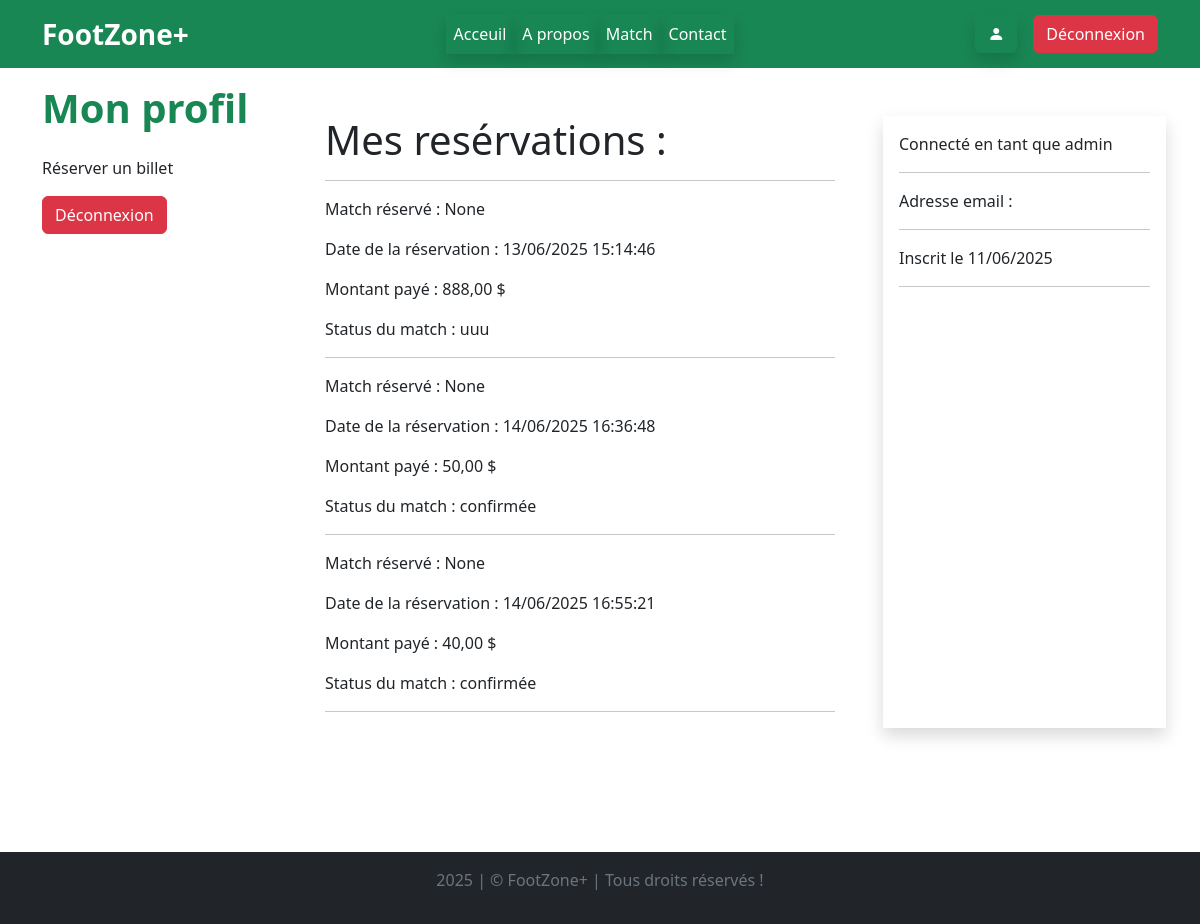
Page /profil/ (signed in) on the earlier database version.
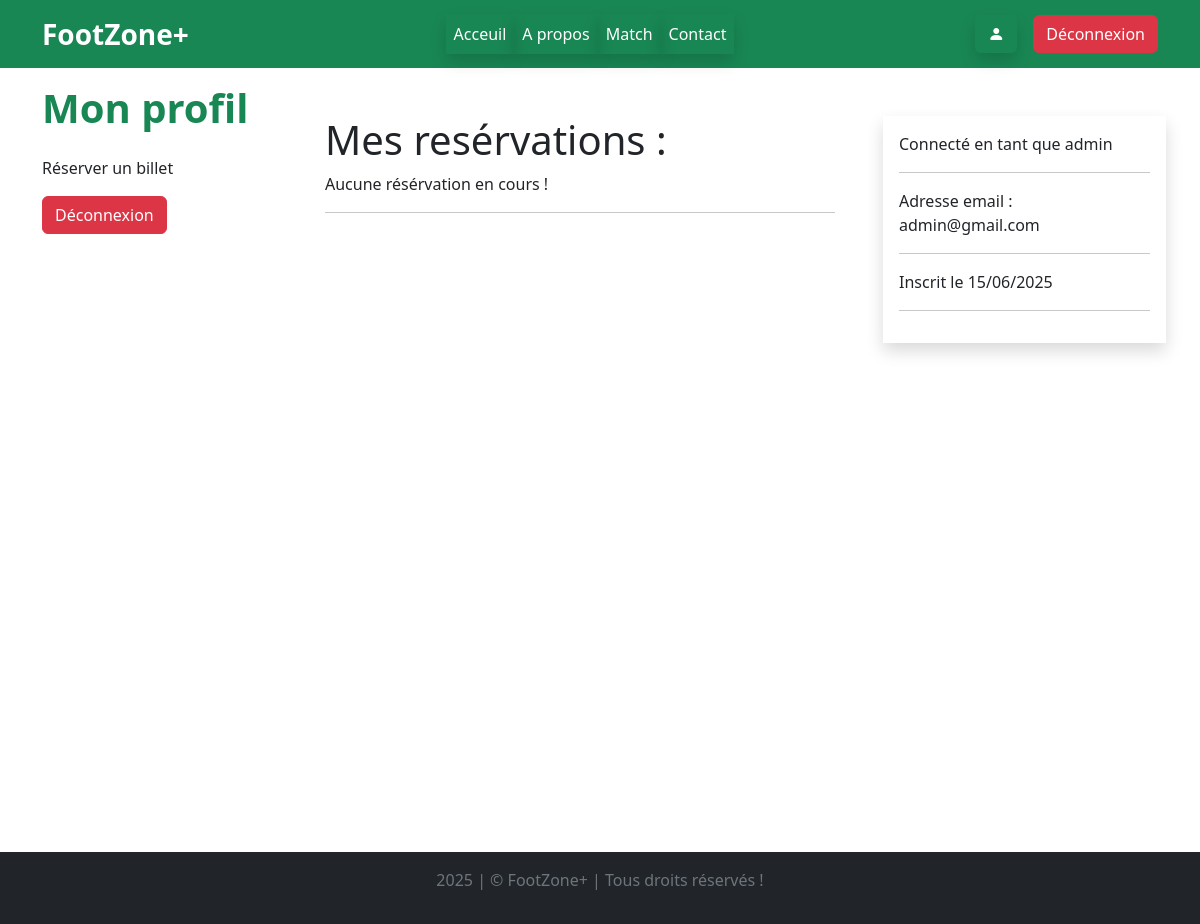
Same page on the later database version.
### FootZonePlusApp/models.py (models this page shows, shortened)
class Reservation(models.Model):
    utilisateur = models.ForeignKey(settings.AUTH_USER_MODEL, on_delete=models.CASCADE)
    match = models.ForeignKey(Match, on_delete=models.CASCADE, null=True)
    date_reservation = models.DateTimeField(auto_now_add=True)
    total = models.DecimalField(max_digits=10, decimal_places=2, null=True)
    statut = models.CharField(max_length=20, null=True)
    pdf_file = models.FileField(upload_to='billets/', blank=True, null=True)

class Match(models.Model):
    continent = models.ForeignKey(Continent, on_delete=models.CASCADE, null=True)
    categorie = models.ForeignKey(Categorie_Match, on_delete=models.CASCADE, null=True)
    equipe_locale = models.ForeignKey(EquipeLocale, on_delete=models.CASCADE, null=True)
    equipe_visiteuse = models.ForeignKey(EquipeVisiteuse, on_delete=models.CASCADE, null=True)
    stade = models.ForeignKey(Stade, on_delete=models.CASCADE, null=True)
    heure = models.TimeField(null=True)
    date = models.DateField(null=True)
    status = models.CharField(max_length=50 ,choices=[('Ouvert', 'Ouvert'), ('Fermé', 'Fermé')], null=True)
    image = models.ImageField(upload_to="images/", blank=True, null=True)
    def __str__(self):
        return str(self.equipe_locale)

class CustomUser(AbstractUser):
    is_client = models.BooleanField(default=True)
    objects = CustomUserManager()

### FootZonePlusApp/views.py (the view)
# urls.py: path('profil/', profilUser, name="profil"),
@login_required
def profilUser(request):
    reservation = Reservation.objects.all()
    return render(request, 'MonProfil.html', {'user': request.user, 'reservation': reservation})

### FootZonePlusApp/templates/MonProfil.html
{% extends 'base.html' %}
{% block profil %}
<section>
    <div class="container" style="height: 100vh;">
        <div class="row g-3 py-3">
            <div class="col-md-3">
                <h1 class="text-success fw-semibold">Mon profil</h1>
                <a href="{% url 'reservation' %}" class="nav-link py-3">Réserver un billet</a>
                <a href="{% url 'deconnexion' %}" class="btn btn-danger text-white">Déconnexion</a>
            </div>
            <div class="col-md-6 pe-5 mt-5">
                <h1>Mes resérvations :</h1>
                {% if reservation %}
                {% for r in reservation %}
                <hr>
                    <p>Match réservé : {{ r.match }}</p>
                    <p>Date de la réservation : {{ r.date_reservation|date:"d/m/Y H:i:s" }}</p>
                    <p>Montant payé : {{ r.total }} $</p>
                    <p>Status du match : {{ r.statut }}</p>
                    {% endfor %}
                {% else %}
                <p>Aucune résérvation en cours !</p>
                {% endif %}
                <hr>
            </div>
            <div class="col-md-3 shadow p-3 mt-5">
                <p>Connecté en tant que {{user.username}}</p>
                <hr>
                <p>Adresse email : {{user.email}}</p>
                <hr>
                <p>Inscrit le {{user.date_joined|date:"d/m/Y"}}</p>
                <hr>
            </div>
        </div>
    </div>
</section>
{% endblock %}

Differences in the rows shown:
removed Reservation: match "None", date_reservation "13/06/2025 15:14:46", total "888,00", statut "uuu"
removed Reservation: match "None", date_reservation "14/06/2025 16:36:48", total "50,00", statut "confirmée"
removed Reservation: match "None", date_reservation "14/06/2025 16:55:21", total "40,00", statut "confirmée"
changed CustomUser "admin": email (not shown) → "admin@gmail.com"; date_joined "11/06/2025" → "15/06/2025"
Other differences:
text now shown: "Aucune résérvation en cours !"
